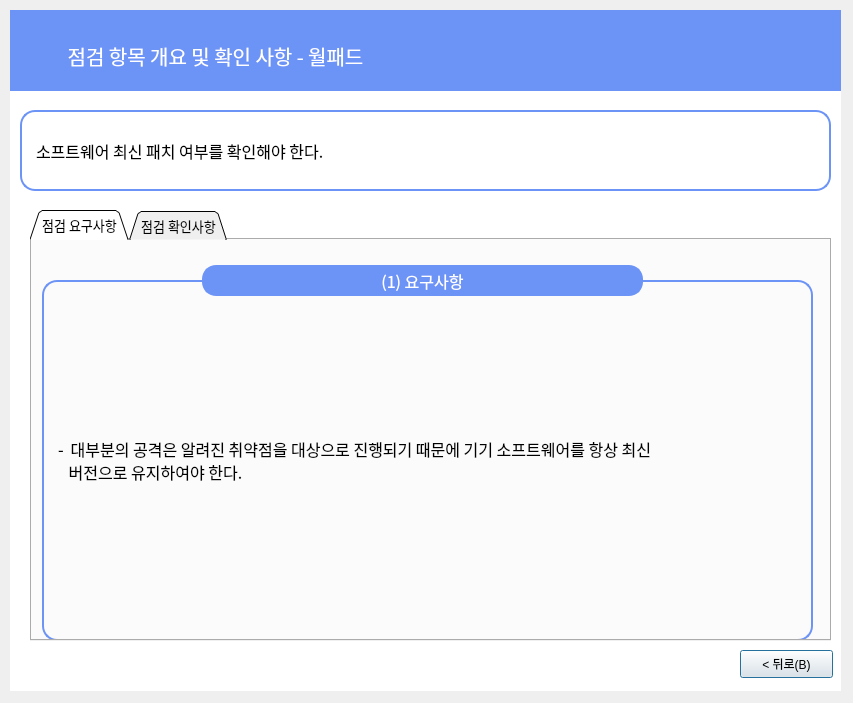
<?xml version="1.0" encoding="UTF-8"?>
<ui version="4.0">
 <class>Dialog</class>
 <widget class="QDialog" name="Dialog">
  <property name="geometry">
   <rect>
    <x>0</x>
    <y>0</y>
    <width>853</width>
    <height>703</height>
   </rect>
  </property>
  <property name="windowTitle">
   <string>Dialog</string>
  </property>
  <widget class="QLabel" name="label_6">
   <property name="geometry">
    <rect>
     <x>10</x>
     <y>10</y>
     <width>831</width>
     <height>681</height>
    </rect>
   </property>
   <property name="font">
    <font>
     <family>Gmarket Sans TTF</family>
     <pointsize>16</pointsize>
     <weight>50</weight>
     <bold>false</bold>
     <kerning>true</kerning>
    </font>
   </property>
   <property name="autoFillBackground">
    <bool>false</bool>
   </property>
   <property name="styleSheet">
    <string notr="true">background-color: rgb(255,255,255);
border-color: rgb(0, 0, 0);</string>
   </property>
   <property name="text">
    <string/>
   </property>
   <property name="scaledContents">
    <bool>false</bool>
   </property>
   <property name="alignment">
    <set>Qt::AlignCenter</set>
   </property>
  </widget>
  <widget class="QLabel" name="label_7">
   <property name="geometry">
    <rect>
     <x>10</x>
     <y>10</y>
     <width>831</width>
     <height>81</height>
    </rect>
   </property>
   <property name="font">
    <font>
     <family>Gmarket Sans TTF</family>
     <pointsize>11</pointsize>
     <weight>50</weight>
     <bold>false</bold>
     <kerning>true</kerning>
    </font>
   </property>
   <property name="autoFillBackground">
    <bool>false</bool>
   </property>
   <property name="styleSheet">
    <string notr="true">background-color: rgb(108, 147, 246);
border-color: rgb(0, 0, 0);</string>
   </property>
   <property name="text">
    <string/>
   </property>
   <property name="scaledContents">
    <bool>false</bool>
   </property>
  </widget>
  <widget class="QLabel" name="label_8">
   <property name="geometry">
    <rect>
     <x>10</x>
     <y>30</y>
     <width>411</width>
     <height>51</height>
    </rect>
   </property>
   <property name="font">
    <font>
     <family>AppleSDGothicNeoM00</family>
     <pointsize>15</pointsize>
    </font>
   </property>
   <property name="styleSheet">
    <string notr="true">color : rgb(255, 255, 255)</string>
   </property>
   <property name="text">
    <string>점검 항목 개요 및 확인 사항 - 월패드</string>
   </property>
   <property name="alignment">
    <set>Qt::AlignCenter</set>
   </property>
  </widget>
  <widget class="QLabel" name="label_9">
   <property name="geometry">
    <rect>
     <x>20</x>
     <y>110</y>
     <width>811</width>
     <height>81</height>
    </rect>
   </property>
   <property name="font">
    <font>
     <family>AppleSDGothicNeoM00</family>
     <pointsize>12</pointsize>
     <weight>50</weight>
     <bold>false</bold>
     <kerning>true</kerning>
    </font>
   </property>
   <property name="autoFillBackground">
    <bool>false</bool>
   </property>
   <property name="styleSheet">
    <string notr="true">background-color : rgb(255, 255, 255);
padding-left:10px;
border: 2px solid rgb(108, 147, 246);
border-radius:15px</string>
   </property>
   <property name="text">
    <string>소프트웨어 최신 패치 여부를 확인해야 한다.</string>
   </property>
   <property name="scaledContents">
    <bool>false</bool>
   </property>
  </widget>
  <widget class="QPushButton" name="pushButton_4">
   <property name="geometry">
    <rect>
     <x>740</x>
     <y>650</y>
     <width>93</width>
     <height>28</height>
    </rect>
   </property>
   <property name="text">
    <string>&lt; 뒤로(B)</string>
   </property>
  </widget>
  <widget class="QTabWidget" name="tabWidget">
   <property name="geometry">
    <rect>
     <x>30</x>
     <y>210</y>
     <width>801</width>
     <height>431</height>
    </rect>
   </property>
   <property name="font">
    <font>
     <family>AppleSDGothicNeoM00</family>
     <pointsize>10</pointsize>
    </font>
   </property>
   <property name="contextMenuPolicy">
    <enum>Qt::DefaultContextMenu</enum>
   </property>
   <property name="styleSheet">
    <string notr="true"/>
   </property>
   <property name="tabShape">
    <enum>QTabWidget::Triangular</enum>
   </property>
   <property name="currentIndex">
    <number>0</number>
   </property>
   <property name="elideMode">
    <enum>Qt::ElideNone</enum>
   </property>
   <property name="tabBarAutoHide">
    <bool>false</bool>
   </property>
   <widget class="QWidget" name="tab">
    <attribute name="title">
     <string>점검 요구사항</string>
    </attribute>
    <widget class="QLabel" name="label_21">
     <property name="geometry">
      <rect>
       <x>10</x>
       <y>40</y>
       <width>771</width>
       <height>361</height>
      </rect>
     </property>
     <property name="font">
      <font>
       <family>AppleSDGothicNeoM00</family>
       <pointsize>12</pointsize>
      </font>
     </property>
     <property name="styleSheet">
      <string notr="true">

border: 2px solid rgb(108, 147, 246);
border-radius:15px;
padding-left:10px</string>
     </property>
     <property name="text">
      <string>- ‌ 대부분의 공격은 알려진 취약점을 대상으로 진행되기 때문에 기기 소프트웨어를 항상 최신 
   버전으로 유지하여야 한다.</string>
     </property>
    </widget>
    <widget class="QLabel" name="label_3">
     <property name="geometry">
      <rect>
       <x>160</x>
       <y>0</y>
       <width>461</width>
       <height>81</height>
      </rect>
     </property>
     <property name="font">
      <font>
       <family>AppleSDGothicNeoM00</family>
       <pointsize>12</pointsize>
      </font>
     </property>
     <property name="styleSheet">
      <string notr="true">background-color : rgb(108, 147, 246);
color : rgb(255, 255, 255);
border: 2px solid rgb(108, 147, 246);
margin-left:10px;
margin-right:10px;
margin-top:25px;
margin-bottom:25px;
border-radius:14px
</string>
     </property>
     <property name="text">
      <string>(1) 요구사항</string>
     </property>
     <property name="alignment">
      <set>Qt::AlignCenter</set>
     </property>
    </widget>
   </widget>
   <widget class="QWidget" name="tab_2">
    <attribute name="title">
     <string>점검 확인사항</string>
    </attribute>
    <widget class="QLabel" name="label_22">
     <property name="geometry">
      <rect>
       <x>10</x>
       <y>40</y>
       <width>771</width>
       <height>361</height>
      </rect>
     </property>
     <property name="font">
      <font>
       <family>AppleSDGothicNeoM00</family>
       <pointsize>12</pointsize>
      </font>
     </property>
     <property name="styleSheet">
      <string notr="true">

border: 2px solid rgb(108, 147, 246);
border-radius:15px;
padding-left:10px</string>
     </property>
     <property name="text">
      <string>- ‌ 소프트웨어 정보 홈페이지를 통해 최신 소프트웨어 버전의 사용 여부를 확인함</string>
     </property>
    </widget>
    <widget class="QLabel" name="label_4">
     <property name="geometry">
      <rect>
       <x>160</x>
       <y>0</y>
       <width>461</width>
       <height>81</height>
      </rect>
     </property>
     <property name="font">
      <font>
       <family>AppleSDGothicNeoM00</family>
       <pointsize>12</pointsize>
      </font>
     </property>
     <property name="styleSheet">
      <string notr="true">background-color : rgb(108, 147, 246);
color : rgb(255, 255, 255);
border: 2px solid rgb(108, 147, 246);
margin-left:10px;
margin-right:10px;
margin-top:25px;
margin-bottom:25px;
border-radius:14px
</string>
     </property>
     <property name="text">
      <string>(2) 확인사항</string>
     </property>
     <property name="alignment">
      <set>Qt::AlignCenter</set>
     </property>
    </widget>
   </widget>
  </widget>
 </widget>
 <resources/>
 <connections/>
</ui>
